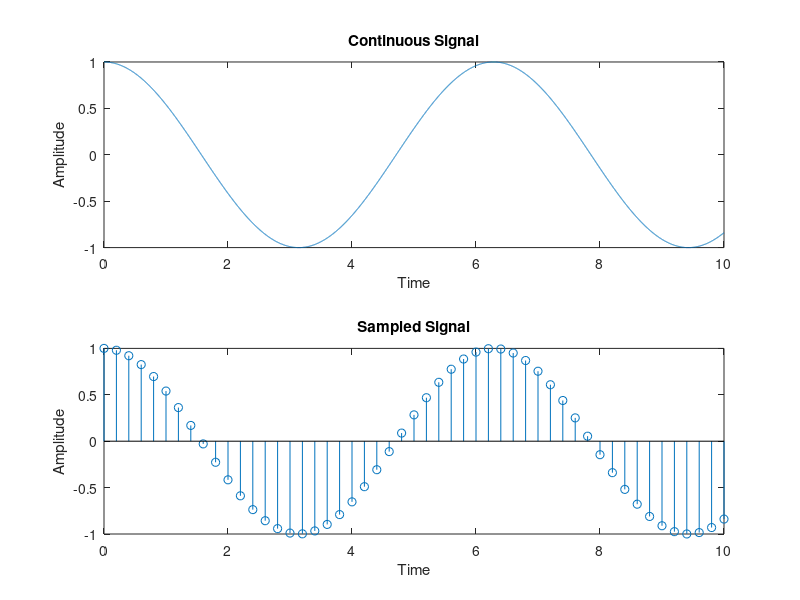

Write the MATLAB code that produced this figure.
clc
clear
close all

t_continuous = 0:0.001:10; 
x_continuous = cos(t_continuous); 

sampling_rate = 5; 
t_sampled = 0:1/sampling_rate:10; 
x_sampled = cos(t_sampled);


figure;
subplot(2,1,1);
plot(t_continuous, x_continuous);
title('Continuous Signal');
xlabel('Time');
ylabel('Amplitude');

subplot(2,1,2);
stem(t_sampled, x_sampled);
title('Sampled Signal');
xlabel('Time');
ylabel('Amplitude');
